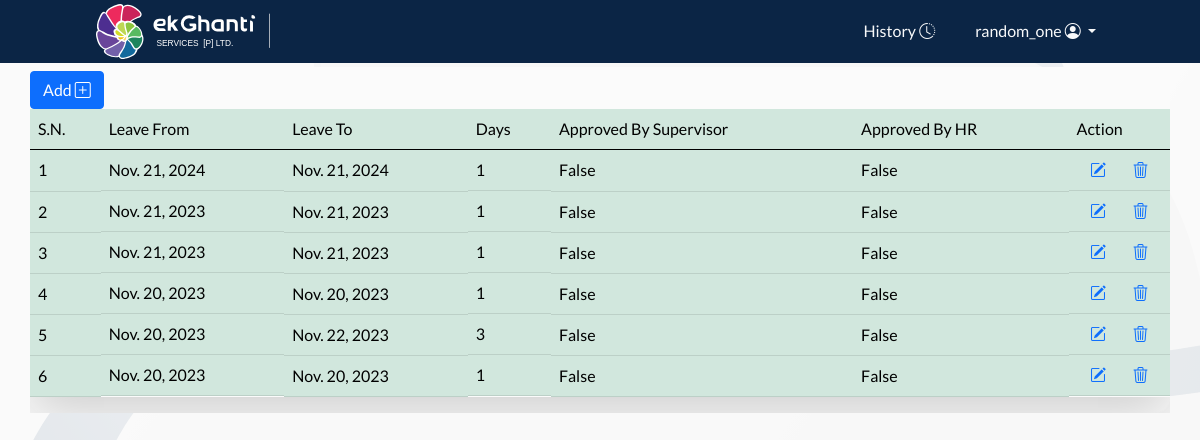
Page /history/ (signed in) on the earlier database version.
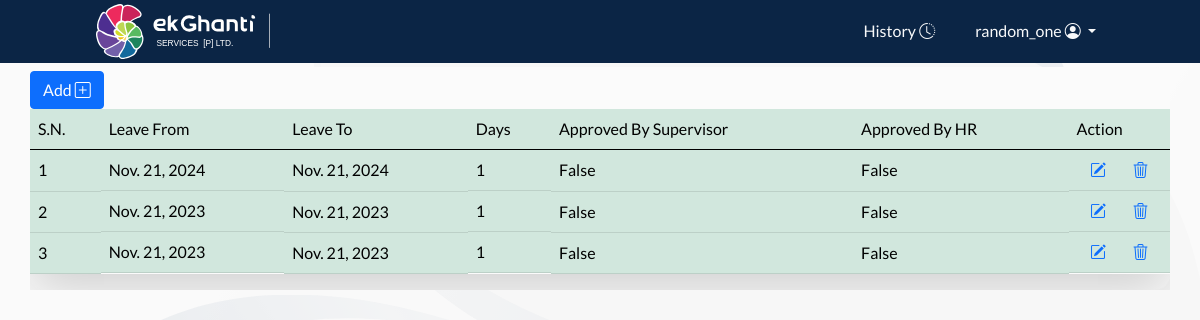
Same page on the later database version.
### leaveapp/models.py (models this page shows, shortened)
class LeaveRequest(models.Model):
    DEPARTMENT_CHOICES = [
        ('IT','Information Technology'),
        ('HR','Human Resource'),
        ('BS','Business'),
    ]
    name = models.CharField(max_length=50)
    designation = models.CharField(max_length=30)
    department = models.CharField(max_length=30,choices=DEPARTMENT_CHOICES)
    leave_from = models.DateField()
    leave_to = models.DateField()
    total_leave_days = models.IntegerField(default=0)
    purpose_of_leave = models.CharField(max_length=50)
    leave_applied_date = models.DateField(auto_now_add=True)
    signature_of_applicant = models.CharField(max_length=30)
    approved_by_supervisor = models.BooleanField(default=False)
    approved_by_hr = models.BooleanField(default=False)
    user = models.ForeignKey(User,on_delete=models.SET_NULL,null=True,blank=True)

### leaveapp/views.py (the view)
# urls.py: path('history/',history,name='history'),
@login_required(login_url='login_user')
def history(request):
    user = request.user
    leave_request_data = LeaveRequest.objects.filter(user=user).order_by('-id')
    context = {
        'leave_request_data':leave_request_data,
    }
    return render(request,'history.html',context)

### leaveapp/templates/history.html (shortened to what this page needs)
{% extends 'base.html' %}
{% block navbar %}
{% include 'navbar.html' %}
{% endblock navbar %}
{% block content %}
<div class="container form-custom mt-1 position-relative  p-0 form-container w-100">
<a href="{% url 'leave_request' %}" class="btn btn-primary mt-1">Add <i class="bi bi-plus-square"></i></a>
<div class=" table-responsive">
<table class="table table-success table-hover shadow-lg ">
    <thead>
        <tr>
            <td>S.N.</td>
            <td class="d-none d-md-block">Leave From</td>
            <td class="">Leave To</td>
            <td class="d-none d-md-block">Days</td>
            <td>Approved By Supervisor</td>
            <td>Approved By HR</td>
            <td>Action</td>
        </tr>
    </thead>
    <tbody>
        {% for leave_request in leave_request_data %}
        <tr>
            <td class="">{{forloop.counter}}</td>
            <td class=" d-none d-md-block">{{leave_request.leave_from}}</td>
            <td class="">{{leave_request.leave_to}}</td>
            <td class=" d-none d-md-block">{{leave_request.total_leave_days}}</td>
            <td class="">{{leave_request.approved_by_supervisor}}</td>
            <td class="">{{leave_request.approved_by_hr}}</td>
            <td class="d-flex justify-content-around">
                <a class="" href="{% url 'edit_form' leave_request.id %}"><i class="bi bi-pencil-square"></i></a>
                <a href='{% url 'edit_form' leave_request.id %}' data-toggle="modal" data-target="#exampleModal"><i class="bi bi-trash3"></i></a>
                </td>
        </tr>
        {% endfor %}
    </tbody>
</table>
</div>
</div>
{% endblock content %}

### leaveapp/templates/base.html (shortened to what this page needs)
<!doctype html>
<html lang="en">
  <head>
    {% load static %}
    <link href="https://cdn.jsdelivr.net/npm/bootstrap@5.0.2/dist/css/bootstrap.min.css" rel="stylesheet">
    <link rel="stylesheet" href="https://cdn.jsdelivr.net/npm/bootstrap-icons@1.11.2/font/bootstrap-icons.min.css">
    <link rel="stylesheet" href="https://cdnjs.cloudflare.com/ajax/libs/icheck-bootstrap/3.0.1/icheck-bootstrap.min.css">
    <link rel="stylesheet" href="{% static 'css/style.css/' %}" >
  </head>
  <body class='background'>
    {% block navbar %}
    {% endblock navbar %}
    {% block content %}
    {% endblock content %}
  </body>
</html>

### leaveapp/templates/navbar.html (shortened to what this page needs)
{% load static %}
<nav class="navbar navbar-expand-lg navbar-dark p-0 m-0 d-flex justify-content-between align-items-center ">
  <a class="text-white my-1 mx-5" href="{% url 'leave_request' %}">
  <img class='w-50 ms-5' src="{% static 'images/logo_main_light.svg' %}">
  </a>
  <div class="me-5" id="navbarTogglerDemo02">
    <ul class="navbar-nav me-5 mt-2 mt-lg-0 ">
      <li class="nav-item me-4 ">
        <a class="nav-link text-light" href="{% url 'history' %}">History <i class="bi bi-clock-history"></i></a>
      </li>
      {% if request.user.is_authenticated %}
        <div class="dropdown show">
          <a class="nav-link text-light dropdown-toggle" href="#" role="button" id="dropdownMenuLink" data-toggle="dropdown" aria-haspopup="true" aria-expanded="false">
            {{request.user.username}} <i class="bi bi-person-circle"></i>
          </a>
        </div>
      {% endif %}
    </ul>
  </div>
</nav>

### static/css/style.css (style rules this page uses)
:root { --font-primary : 'Lato',sans-serif; --color-white : #FBFBFB; --color-powder_blue : #8DA9C4; --color-yale_blue : #134074; --color-berkeley_blue : #13315C; --color-oxford_blue : #0B2545; }
* { font-family: var(--font-primary); }
.background { background:url('/static/images/background-img.svg'); background-size:cover; background-repeat: repeat-y; }
.form-custom { background-color: var(--color-white); border-radius: 15px; }
.navbar { background-color: var(--color-oxford_blue); }
.form-container { width: 50%; }

Differences in the rows shown:
removed LeaveRequest: leave_from "Nov. 20, 2023", leave_to "Nov. 20, 2023", total_leave_days "1", approved_by_supervisor "False", approved_by_hr "False"
removed LeaveRequest: leave_from "Nov. 20, 2023", leave_to "Nov. 22, 2023", total_leave_days "3", approved_by_supervisor "False", approved_by_hr "False"
removed LeaveRequest: leave_from "Nov. 20, 2023", leave_to "Nov. 20, 2023", total_leave_days "1", approved_by_supervisor "False", approved_by_hr "False"
